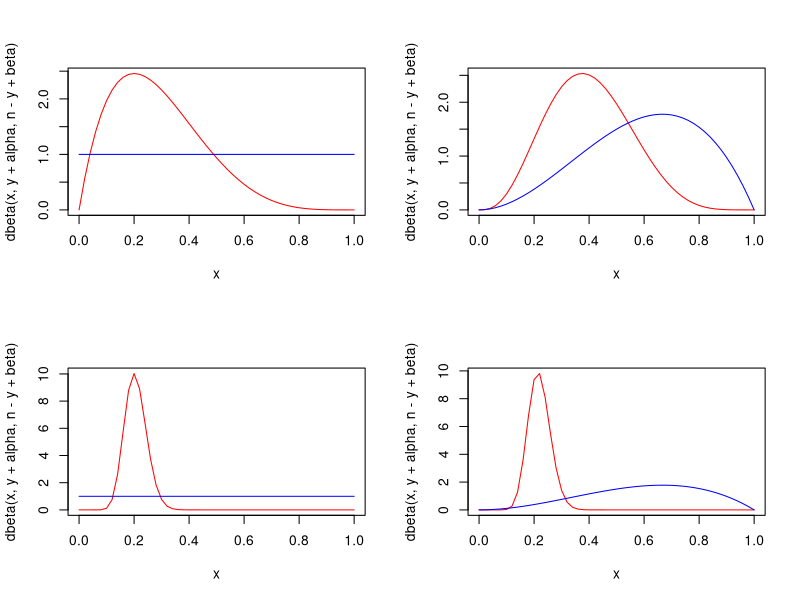

Source code (R):
## ---- chunk 1
theta_ml = 437 / 980
theta_0 = .485
z = (theta_ml - theta_0) / sqrt(theta_0 * (1 - theta_0) / 980)
p_value = pnorm(z)
p_value
## ---- chunk 2
par(mfrow=c(2,2))
x <- seq(0, 1, length.out=51)
alpha = 1
beta = 1
n = 5
y = 1
plot(x, dbeta(x, y + alpha, n - y + beta), col='red', type='l') + lines(x, dbeta(x, alpha, beta), col='blue', type='l')
alpha = 3
beta = 2
n = 5
y = 1
plot(x, dbeta(x, y + alpha, n - y + beta), col='red', type='l') + lines(x, dbeta(x, alpha, beta), col='blue', type='l')
alpha = 1
beta = 1
n = 100
y = 20
plot(x, dbeta(x, y + alpha, n - y + beta), col='red', type='l') + lines(x, dbeta(x, alpha, beta), col='blue', type='l')
alpha = 3
beta = 2
n = 100
y = 20
plot(x, dbeta(x, y + alpha, n - y + beta), col='red', type='l') + lines(x, dbeta(x, alpha, beta), col='blue', type='l')
